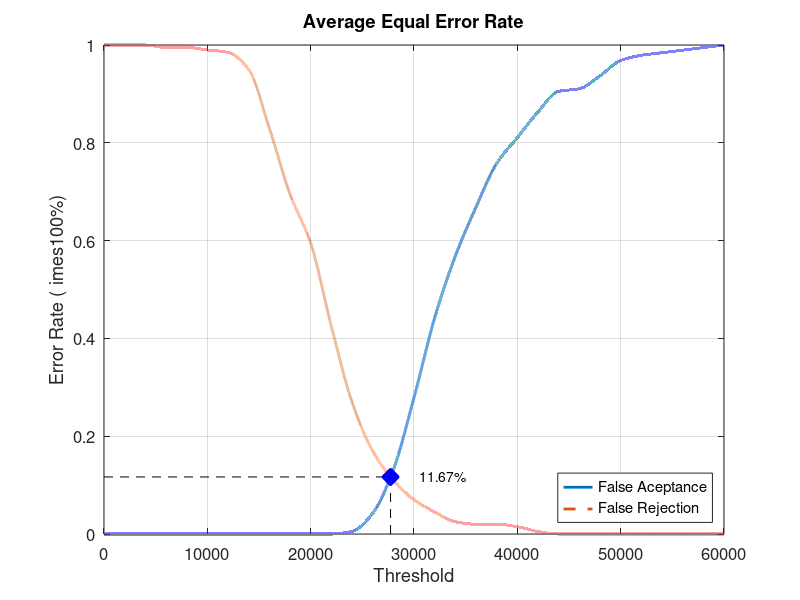
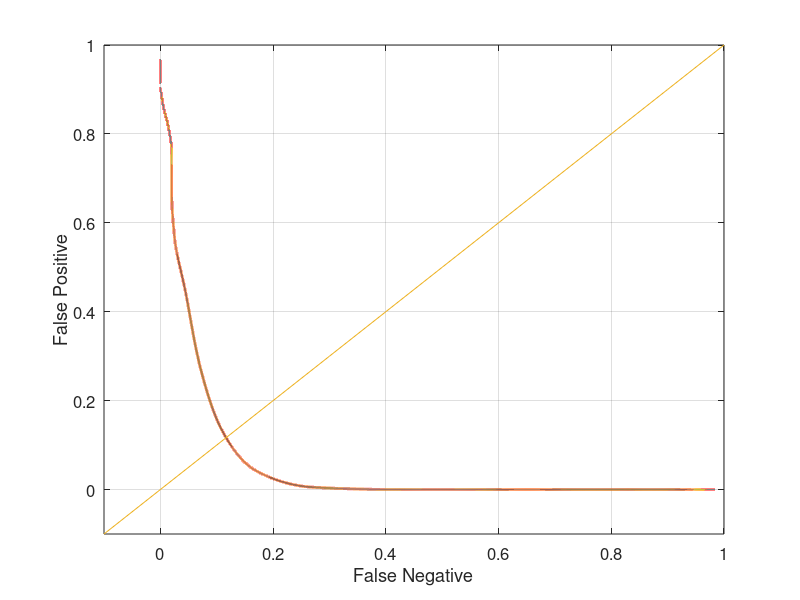

Recreate these plots in MATLAB, in order.
close all;
clear;
clc;
x = 0:2000:60000;
xq = 0:0.5:60000;

y0 = [0 0 0 0 0 0 0 0 0 0 0 0 0.00526316 0.0421053 0.131579 0.278947 0.442105 0.568421 0.668421 0.757895 0.810526 0.863158 0.905263 0.910526 0.936842 0.968421 0.978947 0.984211 0.989474 0.994737 1]
yy0 = interp1(x, y0, xq, 'pchip');
y1 = [1 1 1 0.995 0.995 0.99 0.985 0.95 0.83 0.695 0.595 0.425 0.27 0.17 0.11 0.07 0.045 0.025 0.02 0.02 0.015 0.005 0 0 0 0 0 0 0 0 0]
yy1 = interp1(x, y1, xq, 'pchip');

% Calculating EER: 
y2 = abs(y0 - y1);
find(y2 == min(y2))
yy2 = abs(yy0 - yy1);
xEER = find(yy2 == min(yy2));
xEERIndex = xq(xEER) % X-axis EER
yEER = yy0(xEER) % Y-axis EER

main = figure
plot(xq, yy0,'-','LineWidth', 2);	hold on
plot(xq, yy1,'--','LineWidth', 2);	hold on
plot([xEERIndex xEERIndex], [0 yEER], 'k--');	hold on
plot([0 xEERIndex], [yEER yEER], 'k--');	hold on
plot(xEERIndex, yEER, 'bx', 'LineWidth', 10);	hold on
text(xEERIndex + 10 * xEERIndex / 100, yEER, [num2str(round((10000 * yEER)) / 100) '%'])
legend('False Aceptance', 'False Rejection', 'Location', 'SouthEast')
xlabel('Threshold')
ylabel('Error Rate (	imes100%)')
title('Average Equal Error Rate')
set(gca, 'FontSize', 12)
axis([0 60000 0 1])
grid on

print(main, 'Database4_1Main', '-dpng');
FNRxFPR = figure('Color', [1 1 1]);
plot(yy1, yy0, '-', yy1, yy0, 'LineWidth', 2);
hold on
y = -0.1:0.1:1
plot(y, y); 
set(gca, 'FontSize', 12)
xlabel('False Negative')
ylabel('False Positive')
axis([-0.1 1 -0.1 1])
set(gca, 'FontSize', 12)
grid on

print(FNRxFPR, 'Database4_1FNRxFPR','-dpng');
